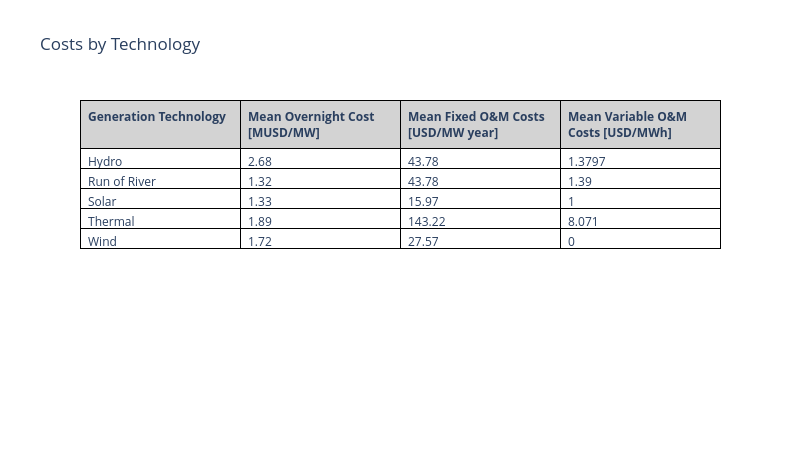

The notebook cell this image was saved under:
### Code cell
import pandas as pd
import plotly.graph_objects as go
# Merge DataFrames
df = gen_overnight_cost.merge(gen_fixed_om, on='gen_tech').merge(gen_variable_om, on='gen_tech')
df['gen_overnight_cost'] = df['gen_overnight_cost'] / 1000000
df['gen_fixed_om'] = df['gen_fixed_om'] / 1000
# Create the table
header = ['<b>Generation Technology</b>', '<b>Mean Overnight Cost [MUSD/MW]</b>', '<b>Mean Fixed O&M Costs [USD/MW year]</b>', '<b>Mean Variable O&M Costs [USD/MWh]</b>']
cells = [
    df['gen_tech'].tolist(),
    df['gen_overnight_cost'].round(2).tolist(),
    df['gen_fixed_om'].round(2).tolist(),
    df['gen_variable_om'].round(4).tolist()
]

fig = go.Figure(data=[go.Table(
    header=dict(
        values=header,
        fill_color='lightgray',
        align='left', line_color='black'
    ),
    cells=dict(
        values=cells,
        fill_color='white',
        align='left', line_color='black'
    )
)])

fig.update_layout(title='Costs by Technology', height=9*50, width=16*50, template="plotly_white")
fig.write_image("../images/Costs by Technology.png")
fig.show()

### Figure 1 — Plotly figure (JSON) as saved in the notebook; plotly's stock layout.template omitted (floating-point values rounded to 4 significant figures)
{"data": [{"cells": {"align": "left", "fill": {"color": "white"}, "line": {"color": "black"}, "values": [["Hydro", "Run of River", "Solar", "Thermal", "Wind"], [2.68, 1.32, 1.33, 1.89, 1.72], [43.78, 43.78, 15.97, 143.2, 27.57], [1.38, 1.39, 1, 8.071, 0]]}, "header": {"align": "left", "fill": {"color": "lightgray"}, "line": {"color": "black"}, "values": ["<b>Generation Technology</b>", "<b>Mean Overnight Cost [MUSD/MW]</b>", "<b>Mean Fixed O&M Costs [USD/MW year]</b>", "<b>Mean Variable O&M Costs [USD/MWh]</b>"]}, "type": "table"}], "layout": {"height": 450, "title": {"text": "Costs by Technology"}, "width": 800}}
